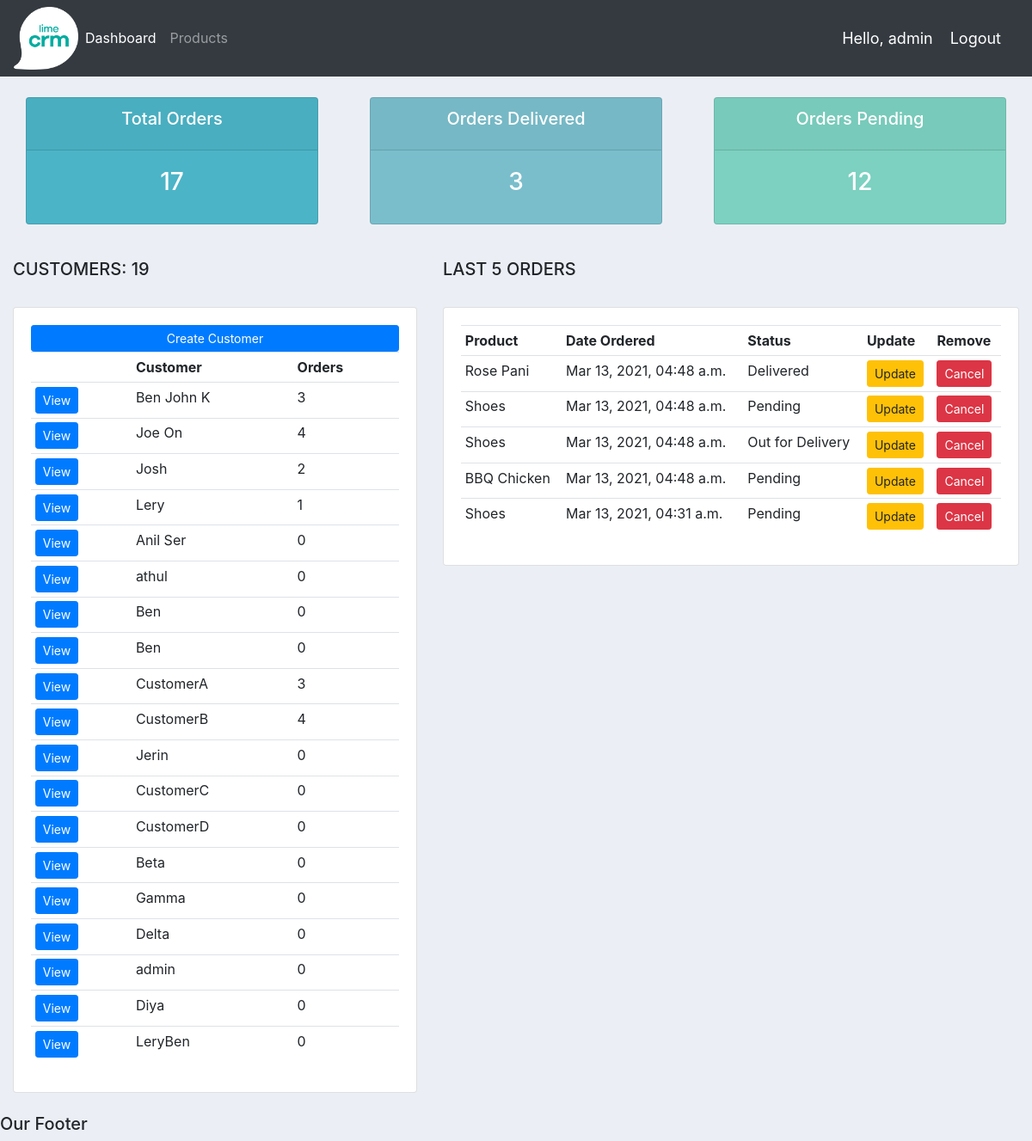
The app's page / (signed in) with its own data.
### accounts/models.py (models this page shows, shortened)
class Customer(models.Model):
    user=models.OneToOneField(User,null=True,on_delete=models.CASCADE)
    name=models.CharField(max_length=200,null=True)
    phone=models.CharField(max_length=200,null=True)
    email=models.CharField(max_length=200,null=True)
    date_created=models.DateTimeField(auto_now_add=True,null=True)
    profile_pic=models.ImageField(default="profile_pic.jpg",null=True,blank=True)
    @property
    def orders(self):
        order_count=self.order_set.all().count()
        return order_count

class Order(models.Model):
    STATUS=(('Pending','Pending'),
            ('Out for Delivery','Out for Delivery'),
            ('Delivered','Delivered'),
           )
    status=models.CharField(max_length=200,null=True,choices=STATUS)
    date_created=models.DateTimeField(auto_now_add=True,null=True)
    customer=models.ForeignKey(Customer,null=True,on_delete=models.SET_NULL)
    product=models.ForeignKey(Product,null=True,on_delete=models.SET_NULL)
    note=models.CharField(max_length=200,null=True)

class Product(models.Model):
    CATEGORY=(('Indoor','Indoor'),
              ('Outdoor','Outdoor'),
             )
    name=models.CharField(max_length=200,null=True)
    description=models.CharField(max_length=200,null=True,blank=True)
    price=models.FloatField(null=True)
    category=models.CharField(max_length=200,null=True,choices=CATEGORY)
    date_created=models.DateTimeField(auto_now_add=True,null=True)
    tags=models.ManyToManyField(Tag,null=True)

### accounts/decorators.py (the view)
    def wrapper_func(request,*args,**kwargs):
        group=None
        if request.user.groups.exists():
            group=request.user.groups.all()[0].name
        if group == "admin":
            return view_func(request,*args,**kwargs)
        if group =="customers":
            return redirect('/user/')

### accounts/views.py (called while the page is built)
@login_required(login_url='/login/')
@admin_only
def index(request):
    customers=Customer.objects.all()
    total_customers=customers.count()
    orders=Order.objects.all().order_by('-id')[:5]
    total_orders=Order.objects.all().count()
    delivered=Order.objects.filter(status="Delivered").count()
    pending=Order.objects.filter(status="Pending").count()
    user=False
    return render(request,"accounts/dashboard.html",{'customers':customers,'orders':orders,'total_orders':total_orders,'delivered':delivered,'pending':pending,'total_customers':total_customers,'user':user})

### templates/accounts/dashboard.html
{% extends 'base.html' %}
{% block content %}
{% include 'accounts/status.html' %}
<br>
<div class="row">
    <div class=col-md-5>
        <h5>CUSTOMERS: {{total_customers}}</h5>
        <br>
        <div class="card card-body">
            <a class="btn btn-primary btn-sm btn-block" href="{% url 'create_customer' %}">Create Customer</a>
            <table class="table table-sm">
                <tr>
                    <th></th>
                    <th>Customer</th>
                    <th>Orders</th>
                </tr>
                {% for customer in customers %}
                    <tr>
                        <td><a class="btn btn-primary btn-sm" href="{% url 'customer' customer.id %}">View</a></td>
                        <td>{{customer.name}}</td>
                        <td>{{customer.orders}}</td>
                    </tr>
                {% endfor %}
            </table>
        </div>
    </div>
    <div class=col-md-7>
        <h5>LAST 5 ORDERS</h5>
        <br>
        <div class="card card-body">
            <table class="table table-sm">
                <tr>
                    <th>Product</th>
                    <th>Date Ordered</th>
                    <th>Status</th>
                    <th>Update</th>
                    <th>Remove</th>
                </tr>
                {% for order in orders %}
                    <tr>
                        <td>{{order.product.name}}</td>
                        <td>{{order.date_created|date:'M d, Y, h:i a'}}</td>
                        <td>{{order.status}}</td>
                        <td><a class="btn btn-warning btn-sm" href="{% url 'update_order' order.id %}">Update</a></td>
                        <td><a class="btn btn-danger btn-sm" href="{% url 'delete_order' order.id %}">Cancel</a></td>
                    </tr>
                {% endfor %}
            </table>
        </div>
    </div>
</div>
{% endblock %}

### templates/accounts/navbar.html (shortened to what this page needs)
{% load static %}
<nav class="navbar navbar-expand-lg navbar-dark bg-dark">
    <img src="{% static 'images/logo.png' %}" style="width: 75px;"/>
    <div class="collapse navbar-collapse" id="navbarSupportedContent">
      <ul class="navbar-nav mr-auto">
        <li class="nav-item active">
          <a class="nav-link" href="{% url 'index' %}">Dashboard</a>
        </li>
        {%if not user %}
        <li class="nav-item">
          <a class="nav-link" href="{% url 'products' %}">Products</a>
        </li>
        {% else %}
        <li class="nav-item">
          <a class="nav-link" href="{% url 'profile_page' %}">Settings</a>
        </li>
        {% endif %}
      </ul>
    </div>
    <span class="hello-msg">Hello, {{request.user}}</span>
    <span class="hello-msg"><a href="{% url 'logout' %}">Logout</a></span>
  </nav>

### static/css/main.css (style rules this page uses)
body { background-color: #ebeff5; }

### templates/accounts/navbar.html (style rules this page uses)
.hello-msg { color:white; font-size: 18px; margin-right: 20px; }
.hello-msg a { color: white; }

### records on screen
Customer: name "Ben John K", orders "3"
Customer: name "Joe On", orders "4"
Customer: name "Josh", orders "2"
Customer: name "Lery", orders "1"
Customer: name "Anil Ser", orders "0"
Customer: name "athul", orders "0"
Customer: name "Ben", orders "0"
Customer: name "Ben", orders "0"
Customer: name "CustomerA", orders "3"
Customer: name "CustomerB", orders "4"
Customer: name "Jerin", orders "0"
Customer: name "CustomerC", orders "0"
Customer: name "CustomerD", orders "0"
Customer: name "Beta", orders "0"
Customer: name "Gamma", orders "0"
Customer: name "Delta", orders "0"
Customer: name "admin", orders "0"
Customer: name "Diya", orders "0"
Customer: name "LeryBen", orders "0"
Order: product.name "Rose Pani", date_created "Mar 13, 2021, 04:48 a.m.", status "Delivered"
Order: product.name "Shoes", date_created "Mar 13, 2021, 04:48 a.m.", status "Pending"
Order: product.name "Shoes", date_created "Mar 13, 2021, 04:48 a.m.", status "Out for Delivery"
Order: product.name "BBQ Chicken", date_created "Mar 13, 2021, 04:48 a.m.", status "Pending"
Order: product.name "Shoes", date_created "Mar 13, 2021, 04:31 a.m.", status "Pending"

### other values on screen
{{ request.user }} "admin"
{{ total_orders }} "17"
{{ delivered }} "3"
{{ pending }} "12"
{{ total_customers }} "19"
